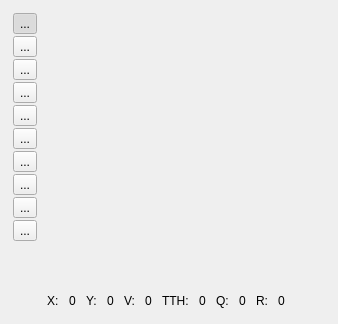
       <widget class="QWidget" name="tab">
        <attribute name="title">
         <string>Image</string>
        </attribute>
        <layout class="QGridLayout" name="gridLayout_4">
         <item row="0" column="1">
          <widget class="QSplitter" name="splitter">
           <property name="orientation">
            <enum>Qt::Horizontal</enum>
           </property>
           <widget class="QxrdImagePlot" name="m_ImagePlot" native="true">
            <property name="sizePolicy">
             <sizepolicy hsizetype="Expanding" vsizetype="Expanding">
              <horstretch>2</horstretch>
              <verstretch>0</verstretch>
             </sizepolicy>
            </property>
            <property name="minimumSize">
             <size>
              <width>0</width>
              <height>0</height>
             </size>
            </property>
           </widget>
          </widget>
         </item>
         <item row="0" column="0">
          <widget class="QWidget" name="widget" native="true">
           <layout class="QGridLayout" name="gridLayout_10">
            <property name="leftMargin">
             <number>2</number>
            </property>
            <property name="topMargin">
             <number>2</number>
            </property>
            <property name="rightMargin">
             <number>2</number>
            </property>
            <property name="bottomMargin">
             <number>2</number>
            </property>
            <property name="spacing">
             <number>2</number>
            </property>
            <item row="0" column="1">
             <widget class="QToolButton" name="m_ImageZoomInButton">
              <property name="toolTip">
               <string>Zoom In</string>
              </property>
              <property name="text">
               <string>...</string>
              </property>
              <property name="icon">
               <iconset resource="qxrdresources.qrc">
                <normaloff>:/images/zoom-in.png</normaloff>:/images/zoom-in.png</iconset>
              </property>
              <property name="iconSize">
               <size>
                <width>24</width>
                <height>24</height>
               </size>
              </property>
              <property name="checkable">
               <bool>true</bool>
              </property>
              <property name="checked">
               <bool>true</bool>
              </property>
              <property name="autoExclusive">
               <bool>true</bool>
              </property>
             </widget>
            </item>
            <item row="1" column="1">
             <widget class="QToolButton" name="m_ImageZoomOutButton">
              <property name="toolTip">
               <string>Zoom Out</string>
              </property>
              <property name="text">
               <string>...</string>
              </property>
              <property name="icon">
               <iconset resource="qxrdresources.qrc">
                <normaloff>:/images/zoom-out.png</normaloff>:/images/zoom-out.png</iconset>
              </property>
              <property name="iconSize">
               <size>
                <width>24</width>
                <height>24</height>
               </size>
              </property>
             </widget>
            </item>
            <item row="12" column="1">
             <spacer name="verticalSpacer_4">
              <property name="orientation">
               <enum>Qt::Vertical</enum>
              </property>
              <property name="sizeHint" stdset="0">
               <size>
                <width>20</width>
                <height>40</height>
               </size>
              </property>
             </spacer>
            </item>
            <item row="2" column="1">
             <widget class="QToolButton" name="m_ImageZoomAllButton">
              <property name="toolTip">
               <string>Auto Scale</string>
              </property>
              <property name="text">
               <string>...</string>
              </property>
              <property name="icon">
               <iconset resource="qxrdresources.qrc">
                <normaloff>:/images/zoom-all.png</normaloff>:/images/zoom-all.png</iconset>
              </property>
              <property name="iconSize">
               <size>
                <width>24</width>
                <height>24</height>
               </size>
              </property>
             </widget>
            </item>
            <item row="5" column="1">
             <widget class="QToolButton" name="m_ImageSetCenterButton">
              <property name="toolTip">
               <string>Set Beam Center</string>
              </property>
              <property name="text">
               <string>...</string>
              </property>
              <property name="icon">
               <iconset resource="qxrdresources.qrc">
                <normaloff>:/images/ringfinder.png</normaloff>:/images/ringfinder.png</iconset>
              </property>
              <property name="iconSize">
               <size>
                <width>24</width>
                <height>24</height>
               </size>
              </property>
              <property name="checkable">
               <bool>true</bool>
              </property>
              <property name="autoExclusive">
               <bool>true</bool>
              </property>
             </widget>
            </item>
            <item row="7" column="1">
             <widget class="QToolButton" name="m_ImageSliceButton">
              <property name="toolTip">
               <string>Slice Image Path</string>
              </property>
              <property name="text">
               <string>...</string>
              </property>
              <property name="icon">
               <iconset resource="qxrdresources.qrc">
                <normaloff>:/images/slice.png</normaloff>:/images/slice.png</iconset>
              </property>
              <property name="iconSize">
               <size>
                <width>24</width>
                <height>24</height>
               </size>
              </property>
              <property name="checkable">
               <bool>true</bool>
              </property>
              <property name="autoExclusive">
               <bool>true</bool>
              </property>
             </widget>
            </item>
            <item row="10" column="1">
             <widget class="QToolButton" name="m_ImageMeasureButton">
              <property name="toolTip">
               <string>Measure Distances on Image</string>
              </property>
              <property name="text">
               <string>...</string>
              </property>
              <property name="icon">
               <iconset resource="qxrdresources.qrc">
                <normaloff>:/images/measure.png</normaloff>:/images/measure.png</iconset>
              </property>
              <property name="iconSize">
               <size>
                <width>24</width>
                <height>24</height>
               </size>
              </property>
              <property name="checkable">
               <bool>true</bool>
              </property>
              <property name="autoExclusive">
               <bool>true</bool>
              </property>
              <property name="autoRaise">
               <bool>false</bool>
              </property>
              <property name="arrowType">
               <enum>Qt::NoArrow</enum>
              </property>
             </widget>
            </item>
            <item row="3" column="1">
             <widget class="QToolButton" name="m_ImageMaskCirclesButton">
              <property name="toolTip">
               <string>Circular Mask Regions</string>
              </property>
              <property name="text">
               <string>...</string>
              </property>
              <property name="icon">
               <iconset resource="qxrdresources.qrc">
                <normaloff>:/images/mask_circles.png</normaloff>:/images/mask_circles.png</iconset>
              </property>
              <property name="iconSize">
               <size>
                <width>24</width>
                <height>24</height>
               </size>
              </property>
              <property name="checkable">
               <bool>true</bool>
              </property>
              <property name="autoExclusive">
               <bool>true</bool>
              </property>
             </widget>
            </item>
            <item row="4" column="1">
             <widget class="QToolButton" name="m_ImageMaskPolygonsButton">
              <property name="toolTip">
               <string>Polygon Mask Regions</string>
              </property>
              <property name="text">
               <string>...</string>
              </property>
              <property name="icon">
               <iconset resource="qxrdresources.qrc">
                <normaloff>:/images/mask_polygon.png</normaloff>:/images/mask_polygon.png</iconset>
              </property>
              <property name="iconSize">
               <size>
                <width>24</width>
                <height>24</height>
               </size>
              </property>
              <property name="checkable">
               <bool>true</bool>
              </property>
              <property name="autoExclusive">
               <bool>true</bool>
              </property>
             </widget>
            </item>
            <item row="11" column="1">
             <widget class="QToolButton" name="m_ImageHistogramButton">
              <property name="toolTip">
               <string>Display Histogram of Image Region</string>
              </property>
              <property name="text">
               <string>...</string>
              </property>
              <property name="icon">
               <iconset resource="qxrdresources.qrc">
                <normaloff>:/images/histogram.png</normaloff>:/images/histogram.png</iconset>
              </property>
              <property name="iconSize">
               <size>
                <width>24</width>
                <height>24</height>
               </size>
              </property>
              <property name="checkable">
               <bool>true</bool>
              </property>
              <property name="autoExclusive">
               <bool>true</bool>
              </property>
              <property name="autoRaise">
               <bool>false</bool>
              </property>
              <property name="arrowType">
               <enum>Qt::NoArrow</enum>
              </property>
             </widget>
            </item>
            <item row="6" column="1">
             <widget class="QToolButton" name="m_ImagePowderPointsButton">
              <property name="toolTip">
               <string>Set Points on Powder Rings</string>
              </property>
              <property name="text">
               <string>...</string>
              </property>
              <property name="icon">
               <iconset resource="qxrdresources.qrc">
                <normaloff>:/images/powder_point.png</normaloff>:/images/powder_point.png</iconset>
              </property>
              <property name="iconSize">
               <size>
                <width>24</width>
                <height>24</height>
               </size>
              </property>
              <property name="checkable">
               <bool>true</bool>
              </property>
              <property name="autoExclusive">
               <bool>true</bool>
              </property>
             </widget>
            </item>
           </layout>
          </widget>
         </item>
         <item row="1" column="1">
          <widget class="QWidget" name="widget_4" native="true">
           <layout class="QGridLayout" name="gridLayout_16">
            <property name="leftMargin">
             <number>2</number>
            </property>
            <property name="topMargin">
             <number>2</number>
            </property>
            <property name="rightMargin">
             <number>2</number>
            </property>
            <property name="bottomMargin">
             <number>2</number>
            </property>
            <property name="horizontalSpacing">
             <number>10</number>
            </property>
            <property name="verticalSpacing">
             <number>2</number>
            </property>
            <item row="0" column="11">
             <widget class="QLabel" name="label_6">
              <property name="text">
               <string>R:</string>
              </property>
             </widget>
            </item>
            <item row="0" column="6">
             <widget class="QLabel" name="m_ValMouse">
              <property name="text">
               <string>0</string>
              </property>
             </widget>
            </item>
            <item row="0" column="3">
             <widget class="QLabel" name="m_YMouse">
              <property name="text">
               <string>0</string>
              </property>
             </widget>
            </item>
            <item row="0" column="2">
             <widget class="QLabel" name="label_2">
              <property name="text">
               <string>Y:</string>
              </property>
             </widget>
            </item>
            <item row="0" column="7">
             <widget class="QLabel" name="label_4">
              <property name="text">
               <string>TTH:</string>
              </property>
             </widget>
            </item>
            <item row="0" column="8">
             <widget class="QLabel" name="m_TTHMouse">
              <property name="text">
               <string>0</string>
              </property>
             </widget>
            </item>
            <item row="0" column="13">
             <spacer name="horizontalSpacer_3">
              <property name="orientation">
               <enum>Qt::Horizontal</enum>
              </property>
              <property name="sizeHint" stdset="0">
               <size>
                <width>40</width>
                <height>20</height>
               </size>
              </property>
             </spacer>
            </item>
            <item row="0" column="9">
             <widget class="QLabel" name="label_5">
              <property name="text">
               <string>Q:</string>
              </property>
             </widget>
            </item>
            <item row="0" column="10">
             <widget class="QLabel" name="m_QMouse">
              <property name="text">
               <string>0</string>
              </property>
             </widget>
            </item>
            <item row="0" column="0">
             <widget class="QLabel" name="label">
              <property name="text">
               <string>X:</string>
              </property>
             </widget>
            </item>
            <item row="0" column="1">
             <widget class="QLabel" name="m_XMouse">
              <property name="text">
               <string>0</string>
              </property>
             </widget>
            </item>
            <item row="0" column="5">
             <widget class="QLabel" name="label_3">
              <property name="text">
               <string>V:</string>
              </property>
             </widget>
            </item>
            <item row="0" column="12">
             <widget class="QLabel" name="m_RMouse">
              <property name="text">
               <string>0</string>
              </property>
             </widget>
            </item>
           </layout>
          </widget>
         </item>
        </layout>
       </widget>
